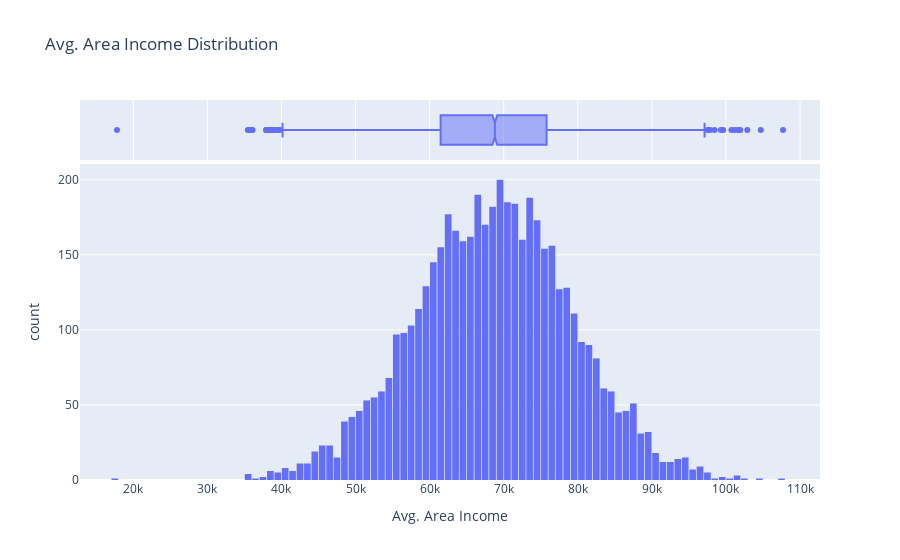

Here is the notebook cell this chart was saved with:
### Code cell
fig = px.histogram(dataset_df, x='Avg. Area Income', marginal='box', title='Avg. Area Income Distribution')
fig.update_layout(bargap=0.1)
fig.show()

### Figure 1 — Plotly figure (JSON) as saved in the notebook; plotly's stock layout.template omitted (floating-point values rounded to 4 significant figures; data arrays with more than 128 entries replaced by an {"elided": "..."} marker saying what was removed)
{"data": [{"alignmentgroup": "True", "bingroup": "x", "hovertemplate": "Avg. Area Income=%{x}<br>count=%{y}<extra></extra>", "legendgroup": "", "marker": {"color": "#636efa", "pattern": {"shape": ""}}, "name": "", "offsetgroup": "", "orientation": "v", "showlegend": false, "type": "histogram", "x": {"elided": "5000 float values"}, "xaxis": "x", "yaxis": "y"}, {"alignmentgroup": "True", "hovertemplate": "Avg. Area Income=%{x}<extra></extra>", "legendgroup": "", "marker": {"color": "#636efa"}, "name": "", "notched": true, "offsetgroup": "", "showlegend": false, "type": "box", "x": {"elided": "5000 float values"}, "xaxis": "x2", "yaxis": "y2"}], "layout": {"bargap": 0.1, "barmode": "relative", "legend": {"tracegroupgap": 0}, "title": {"text": "Avg. Area Income Distribution"}, "xaxis": {"anchor": "y", "domain": [0, 1], "title": {"text": "Avg. Area Income"}}, "xaxis2": {"anchor": "y2", "domain": [0, 1], "matches": "x", "showgrid": true, "showticklabels": false}, "yaxis": {"anchor": "x", "domain": [0, 0.8316], "title": {"text": "count"}}, "yaxis2": {"anchor": "x2", "domain": [0.8416, 1], "matches": "y2", "showgrid": false, "showline": false, "showticklabels": false, "ticks": ""}}}
